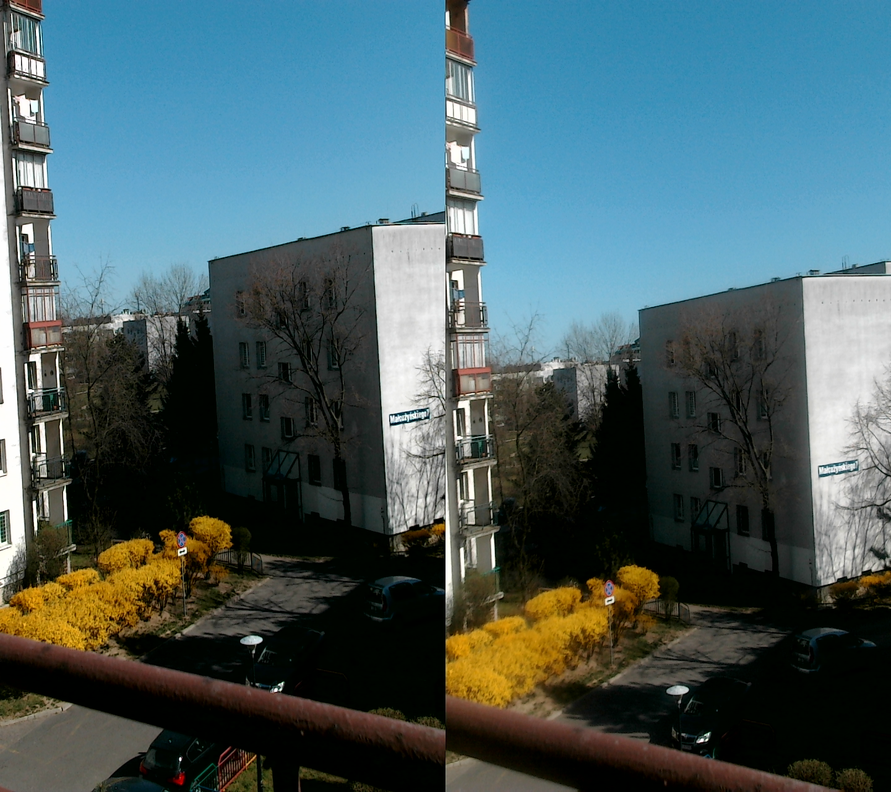
#> input picture example_frames/f1.tif, 891 x 792 px, shrunk from 1440 x 1280 before the run; its folder holds only this picture in this run
$ python split_stereo_frames.py
#> lines starting #> are read from the running program, lines starting #| are printed output that depends on the picture
### libraries/frame_splitter.py
import functools

from PIL import Image


class StereoFrameSplitter:
    BORDER = 1

    def __init__(self, image_file):
        self.image_file = image_file

    def get_stereo_frames(self):
        left, right = self._get_subframes_regions()
        left_image = self.image.crop(left)
        right_image = self.image.crop(right)
        return left_image, right_image

    def _get_subframes_regions(self):
        width, height = self.image.size
        half_width = int(width / 2)
        return [(0, 0, half_width - self.BORDER, height), (half_width + self.BORDER, 0, width, height)]

    @functools.cached_property
    def image(self):
        return Image.open(self.image_file)

### split_stereo_frames.py
import os

from libraries import frame_splitter

FRAMES_DIR = './example_frames'
SPLIT_FRAMES_DIR = './splitted'

frames = os.listdir(FRAMES_DIR)
for frame in frames:
    path = os.path.join(FRAMES_DIR, frame)
    print(path)
    splitter = frame_splitter.StereoFrameSplitter(path)
    left, right = splitter.get_stereo_frames()
    left_file = os.path.join(SPLIT_FRAMES_DIR, f'l_{frame}')
    right_file = os.path.join(SPLIT_FRAMES_DIR, f'r_{frame}')
    left.save(left_file)
    right.save(right_file)
#> this loop made 1 pass
#> (left, right) on pass 1: ((0, 0, 444, 792), (446, 0, 891, 792))
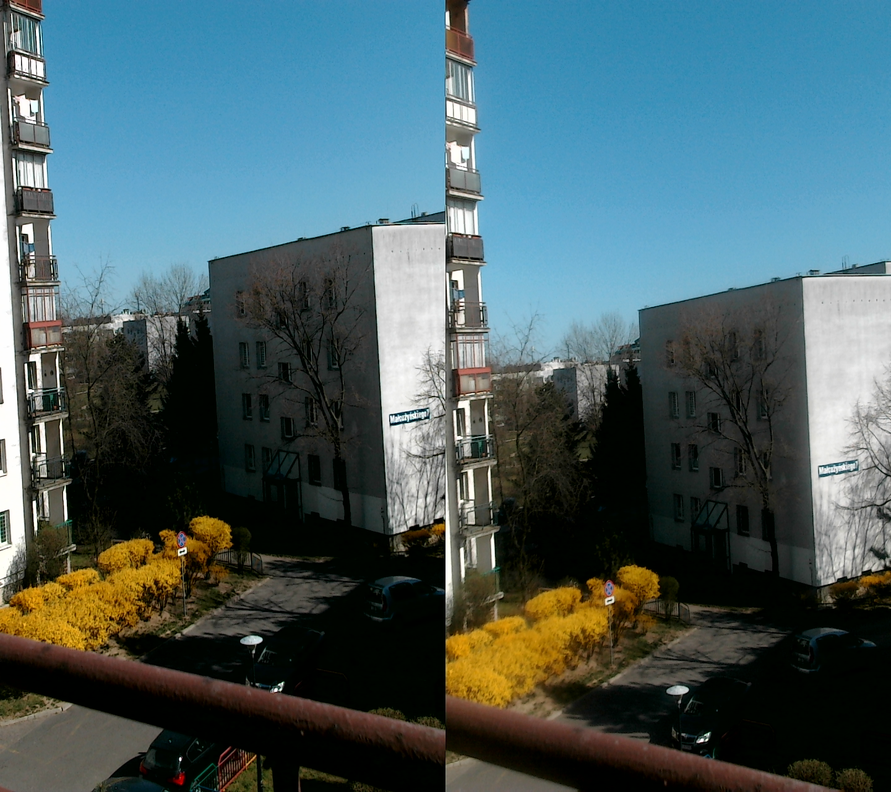
#> input picture example_frames/f1.tif, 891 x 792 px, shrunk from 1440 x 1280 before the run
#> pass 1, in get_stereo_frames, `left_image = self.image.crop(left)`:
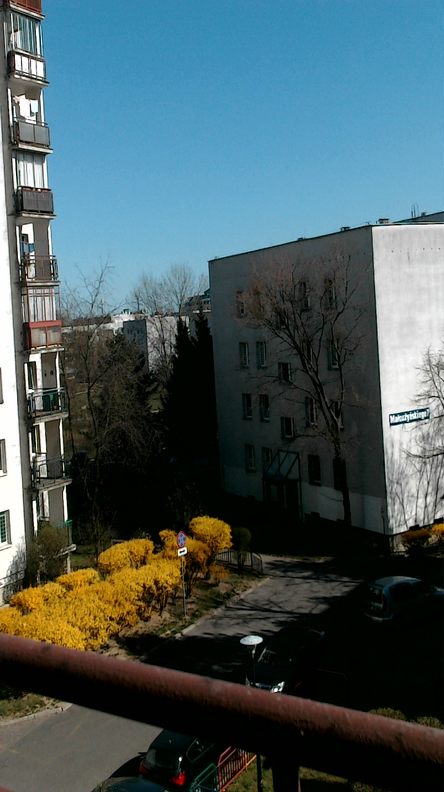
#> left_image: PIL image 444x792 RGB; mean R, G, B 70.3, 90.2, 93.5
#> pass 1, in get_stereo_frames, `right_image = self.image.crop(right)`:
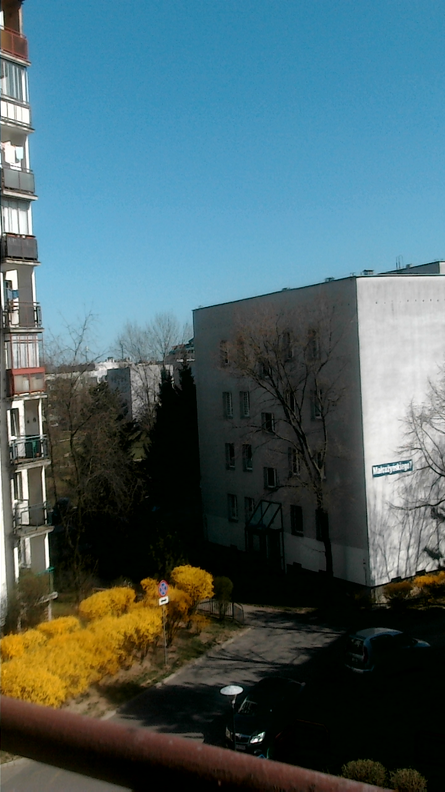
#> right_image: PIL image 445x792 RGB; mean R, G, B 73.8, 98.7, 103.9

$ run again, on example_frames/f4.tif
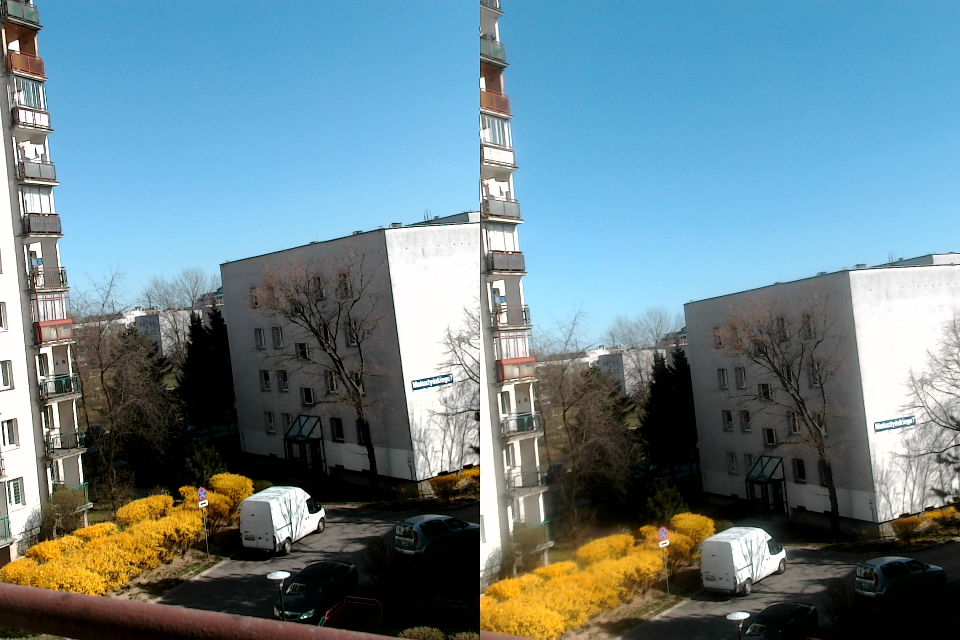
#> input picture example_frames/f4.tif, 960 x 640 px
#> the loop `for frame in frames:` made 1 pass
#> (left, right) on pass 1: ((0, 0, 479, 640), (481, 0, 960, 640))
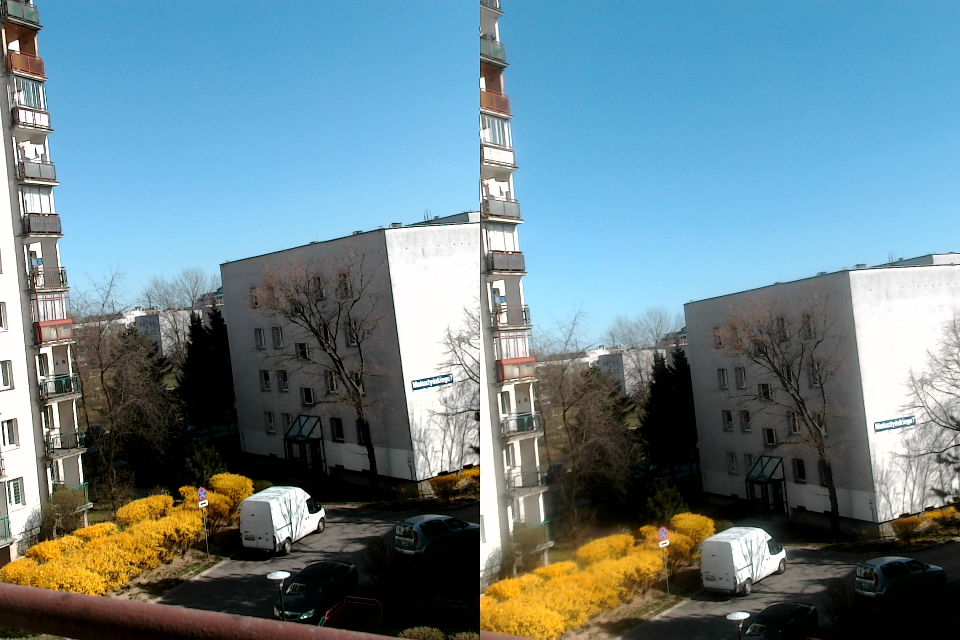
#> input picture example_frames/f4.tif, 960 x 640 px
#> pass 1, in get_stereo_frames, `left_image = self.image.crop(left)`:
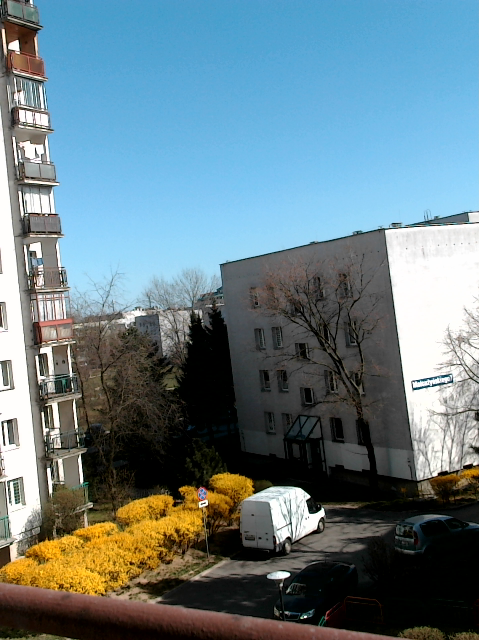
#> left_image: PIL image 479x640 RGB; mean R, G, B 103.3, 125.5, 133.2
#> pass 1, in get_stereo_frames, `right_image = self.image.crop(right)`:
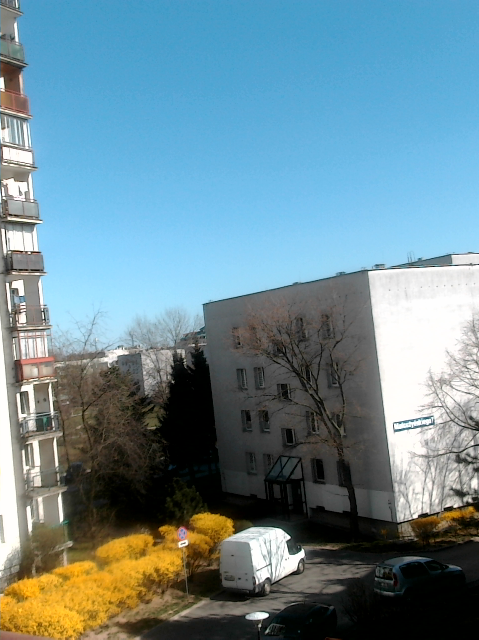
#> right_image: PIL image 479x640 RGB; mean R, G, B 108.2, 137.7, 147.8

$ run again, on example_frames/k1.tif
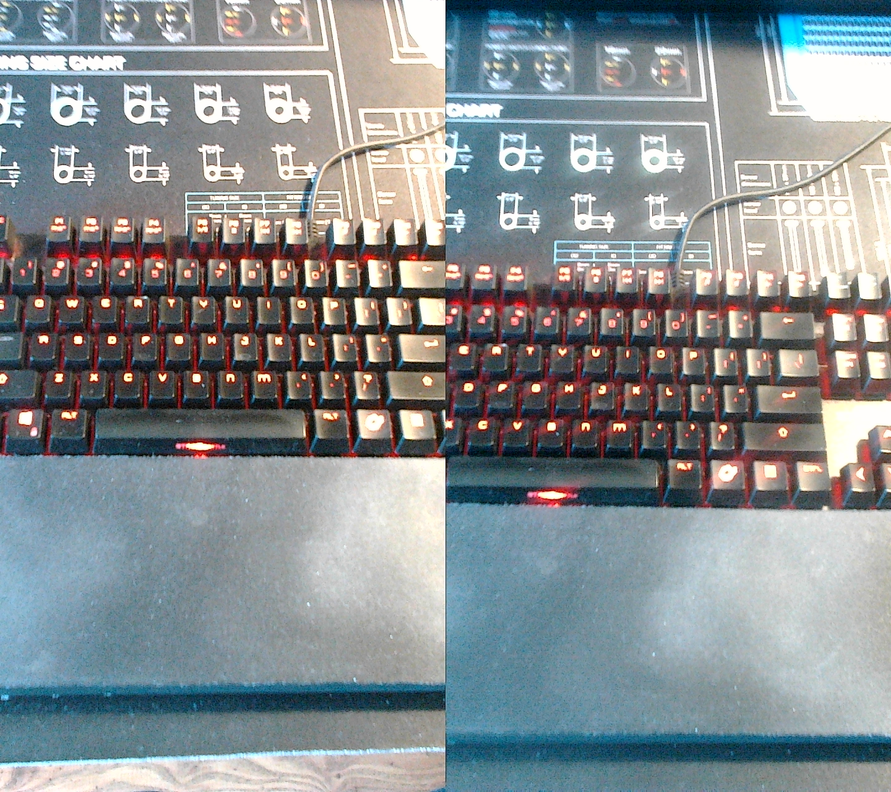
#> input picture example_frames/k1.tif, 891 x 792 px, shrunk from 1440 x 1280 before the run
#> the loop `for frame in frames:` made 1 pass
#> (left, right) on pass 1: ((0, 0, 444, 792), (446, 0, 891, 792))
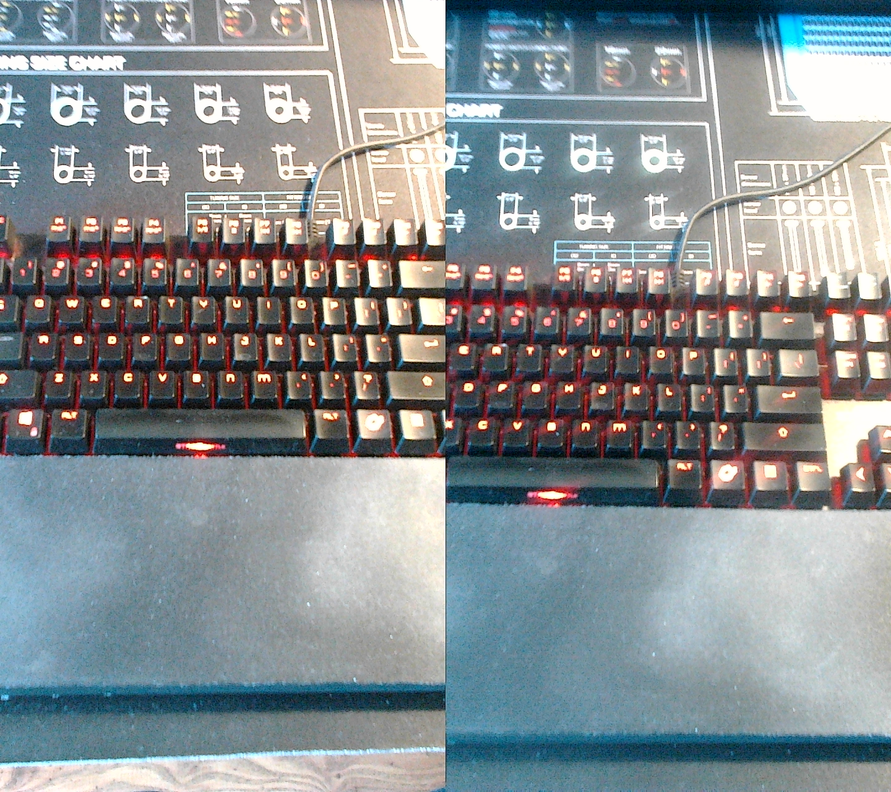
#> input picture example_frames/k1.tif, 891 x 792 px, shrunk from 1440 x 1280 before the run
#> pass 1, in get_stereo_frames, `left_image = self.image.crop(left)`:
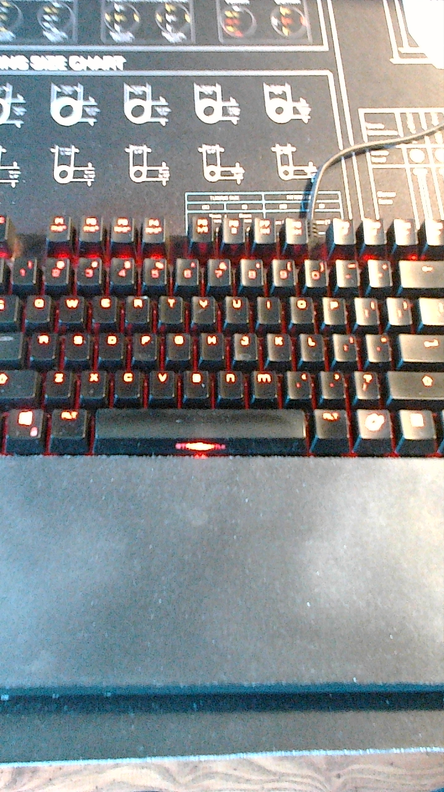
#> left_image: PIL image 444x792 RGB; mean R, G, B 138, 140.4, 141.5
#> pass 1, in get_stereo_frames, `right_image = self.image.crop(right)`:
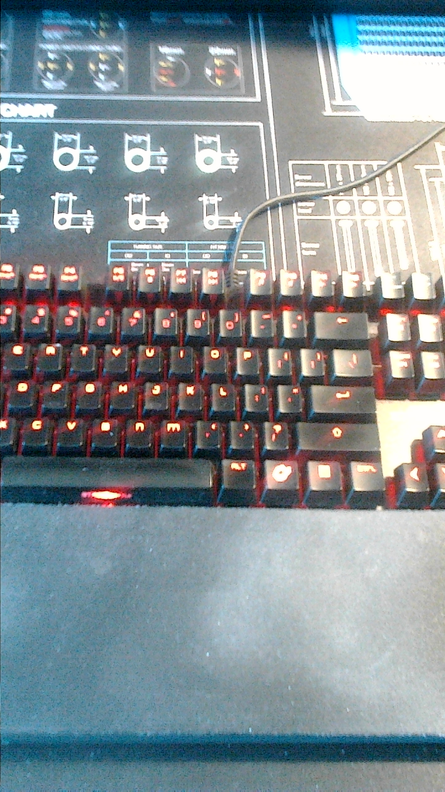
#> right_image: PIL image 445x792 RGB; mean R, G, B 131.3, 141.5, 146.2

$ run again, on example_frames/f3.jpg
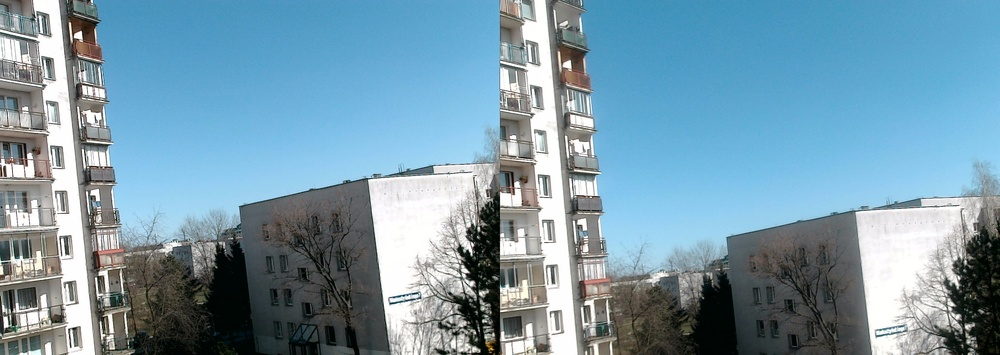
#> input picture example_frames/f3.jpg, 1000 x 355 px, shrunk from 3040 x 1080 before the run
#> the loop `for frame in frames:` made 1 pass
#> (left, right) on pass 1: ((0, 0, 499, 355), (501, 0, 1000, 355))
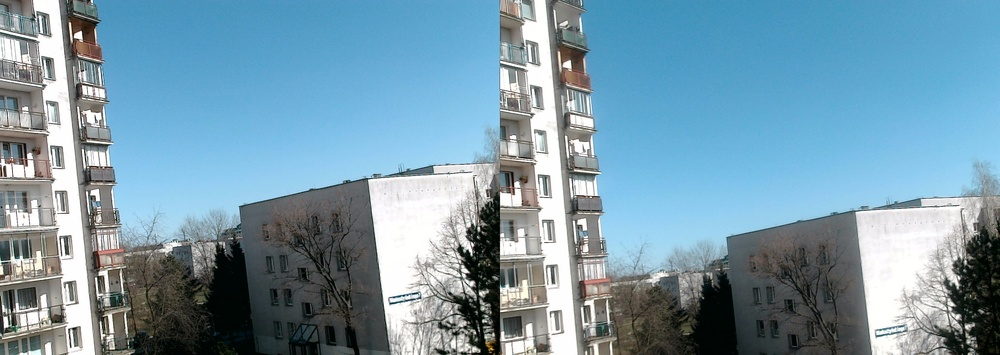
#> input picture example_frames/f3.jpg, 1000 x 355 px, shrunk from 3040 x 1080 before the run
#> pass 1, in get_stereo_frames, `left_image = self.image.crop(left)`:
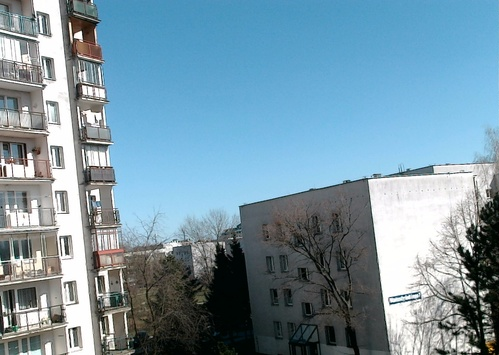
#> left_image: PIL image 499x355 RGB; mean R, G, B 119.6, 149.1, 164.5
#> pass 1, in get_stereo_frames, `right_image = self.image.crop(right)`:
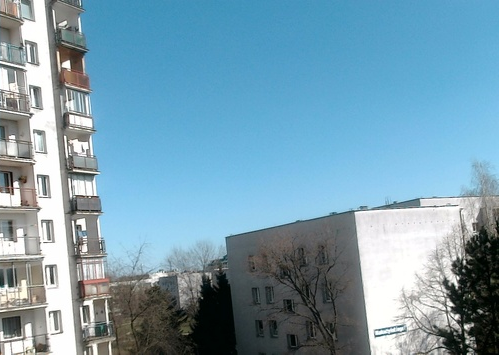
#> right_image: PIL image 499x355 RGB; mean R, G, B 119.8, 157.1, 175.7
